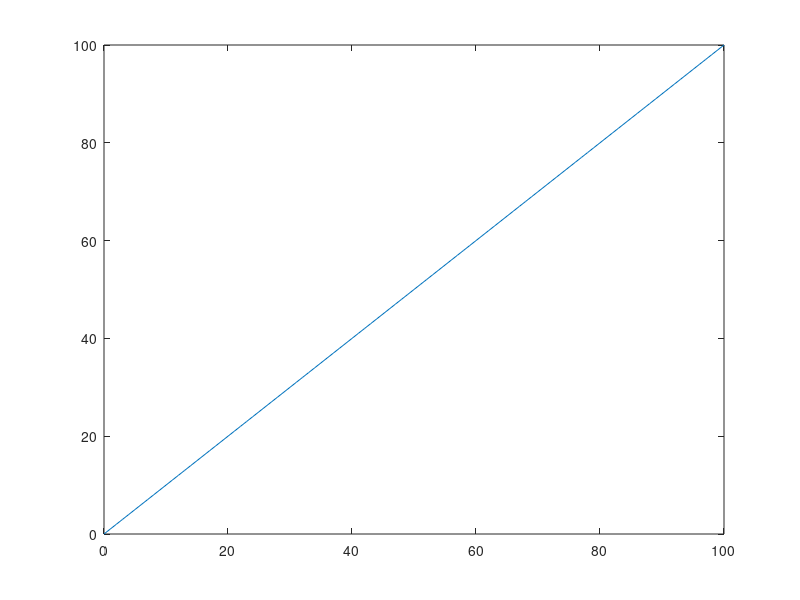

MATLAB code for this plot:
% OFICINA INTRODUÇÃO AO MATLAB/OCTAVE PARA ENGENHARIA
% XXXI SIECOMP

% Este é o arquivo de modelo
%---------- Arquivo de exemplo 5.1------------------------
% Plot simples

clc;
clear all
close all

x = 0:100;
y = 0:100;

plot(x,y);
